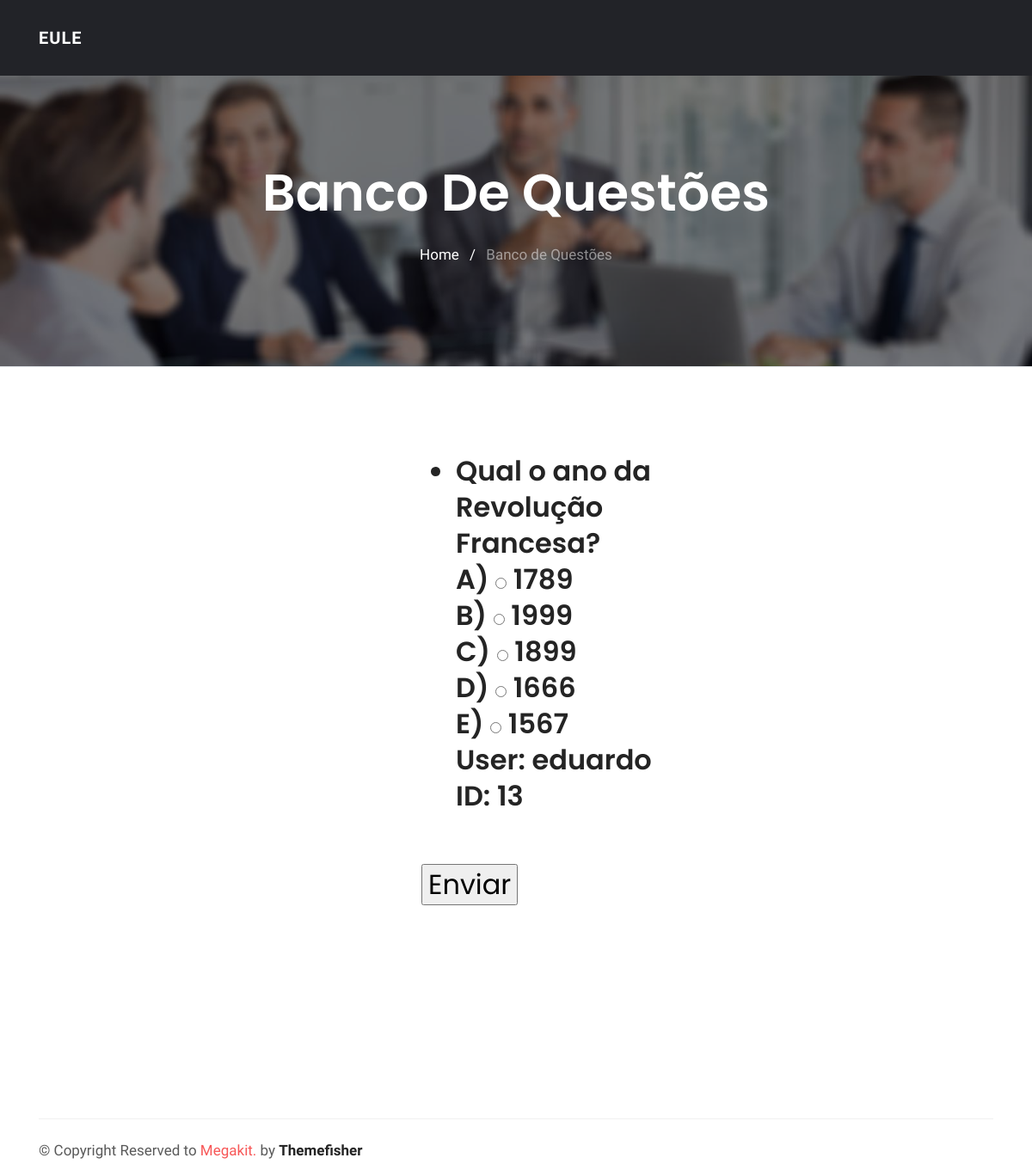
Screenshot of /banco_de_questoes/História/ (signed in) with the database file from the repository.
### app/models.py (models this page shows)
class Questoes(models.Model):
	STATUS = (
		('A', 'A'),
		('B', 'B'),
		('C', 'C'),
		('D', 'D'),
		('E', 'E'),
	)
	enunciado = models.TextField()
	itemA = models.TextField()
	itemB = models.TextField()
	itemC = models.TextField()
	itemD = models.TextField()
	itemE = models.TextField()
	gabarito = models.CharField(
		max_length=1,
		choices = STATUS,
	)
	id_class = models.ForeignKey(Classificacao, on_delete=models.CASCADE)

### app/views.py (the view)
# urls.py: path('banco_de_questoes/<str:cat>/', views.banco_de_questoes, name='responder'),
@login_required
def banco_de_questoes(request, cat):
	questoes = Questoes.objects.filter(id_class=0)
	if request.method == "POST":
		for q in request.POST:
			if q != 'csrfmiddlewaretoken':
				resp = request.POST[q]
				quest = Questoes.objects.get(id=q)
				hist = Historico(id_questao=quest, id_user=request.user, resposta=resp, acerto=False)
				hist.save()
		return redirect('/')
	else:
		classificacao = Classificacao.objects.filter(categoria=cat)
		for i in classificacao:
			var = i.id
			if i==0:
				questoes = Questoes.objects.filter(id_class=var)
			else:
				q = Questoes.objects.filter(id_class=var)
				def unir(questoes, q):
					return (questoes | q)
				questoes = unir(questoes, q)
	context = {
		'questoes': questoes,
	}
	return render(request, 'apps/banco.html', context)

### app/templates/apps/banco.html (shortened to what this page needs)
{% load static %}
<!doctype html>
<html lang="pt-br">
  <head>
  <link rel="stylesheet" href={%static "plugins/bootstrap/css/bootstrap.min.css" %}>
  <link rel="stylesheet" href={%static "plugins/themify/css/themify-icons.css" %}>
  <link rel="stylesheet" href={%static "plugins/fontawesome/css/all.css" %}>
  <link rel="stylesheet" href={%static "plugins/magnific-popup/dist/magnific-popup.css" %}>
  <link rel="stylesheet" href={%static "plugins/slick-carousel/slick/slick.css" %}>
  <link rel="stylesheet" href={%static "plugins/slick-carousel/slick/slick-theme.css" %}>
  <link rel="stylesheet" href={%static "css/style.css" %}>
</head>
<body>
<header class="navigation">
	<nav class="navbar navbar-expand-lg  py-4" id="navbar">
		<div class="container">
		  <a class="navbar-brand" href="index.html">
		  	EULE
		  </a>
		</div>
	</nav>
</header>
<div class="main-wrapper ">
<section class="page-title bg-1">
  <div class="container">
    <div class="row">
      <div class="col-md-12">
        <div class="block text-center">
          <h1 class="text-capitalize mb-4 text-lg">Banco de Questões</h1>
          <ul class="list-inline">
            <li class="list-inline-item"><a href="#" class="text-white">Home</a></li>
            <li class="list-inline-item"><span class="text-white">/</span></li>
            <li class="list-inline-item"><a href="#" class="text-white-50">Banco de Questões</a></li>
          </ul>
        </div>
      </div>
    </div>
  </div>
</section>
<section class="section service border-top">
		<div class="row justify-content-center">
			<div class="col-lg-4 col-md-6 col-sm-6">
				<div class="service-item mb-5">
					<h2>
						{% if questoes %}
		<form method="POST">
			<ul>
			{% for q in questoes %}
				<li> {{q.enunciado}} </li>
				A) <input type="radio" name="{{q.id}}" value="A"> {{q.itemA}}
				<br>
				B) <input type="radio" name="{{q.id}}" value="B"> {{q.itemB}}
				<br>
				C) <input type="radio" name="{{q.id}}" value="C"> {{q.itemC}}
				<br>
				D) <input type="radio" name="{{q.id}}" value="D"> {{q.itemD}}
				<br>
				E) <input type="radio" name="{{q.id}}" value="E"> {{q.itemE}}
				<br>
				User: {{ user.get_username }}
				<br>
				ID: {{ q.id}}
				<br>
				<br>
			{% endfor %}
			</ul>
			<input type="submit" value="Enviar">
		</form>
	{% else %}
		<h2>Não há questões para esta categoria.</h2>
	{% endif %}
					</h2>
				</div>
			</div>
		</div>
	</div>
<footer class="footer section">
	<div class="container">
		<div class="footer-btm pt-4">
			<div class="row">
				<div class="col-lg-6">
					<div class="copyright">
						&copy; Copyright Reserved to <span class="text-color">Megakit.</span> by <a href="https://themefisher.com/" target="_blank">Themefisher</a>
					</div>
				</div>
		</div>
	</div>
</footer>
  </body>
  </html>

### app/static/css/style.css (style rules this page uses)
html { overflow-x: hidden; }
body { line-height: 1.5; font-family: "Hind", serif; -webkit-font-smoothing: antialiased; font-size: 17px; color: rgba(0, 0, 0, 0.65); }
h1, .h1, h2, .h2, h3, .h3, h4, .h4, h5, .h5, h6, .h6 { font-family: "Poppins", sans-serif; font-weight: 600; color: #242424; }
h1, .h1 { font-size: 2.5rem; }
h2, .h2 { font-size: 2rem; font-weight: 600; line-height: 42px; }
.section { padding: 100px 0; }
.overly, .page-title, .slider, .cta, .hero-img { position: relative; }
.overly:before, .page-title:before, .slider:before, .cta:before, .hero-img:before { content: ""; position: absolute; left: 0; top: 0; bottom: 0; right: 0; width: 100%; height: 100%; opacity: 0.5; background: #000; }
.text-color { color: #f75757; }
.text-lg { font-size: 3.75rem; }
a { color: #242424; text-decoration: none; }
.page-title { padding: 100px 0; }
.page-title .block h1 { color: #fff; }
#navbar { background: #222328; box-shadow: 0 1px 2px rgba(0, 0, 0, 0.05); }
.navbar-brand { color: #fff; font-weight: 600; letter-spacing: 1px; }
.bg-1 { background: url("../images/bg/home-2.jpg") no-repeat 50% 50%; background-size: cover; }
.service-item { position: relative; padding-left: 80px; }
.footer { padding-bottom: 10px; }
.footer .copyright a { font-weight: 600; }
.footer-btm { border-top: 1px solid rgba(0, 0, 0, 0.06); }

### rows the page displays
Questoes: enunciado "Qual o ano da Revolução Francesa?", itemA "1789", itemB "1999", itemC "1899", itemD "1666", itemE "1567", id "13"

### other values shown
{{ user.get_username }} "eduardo"
